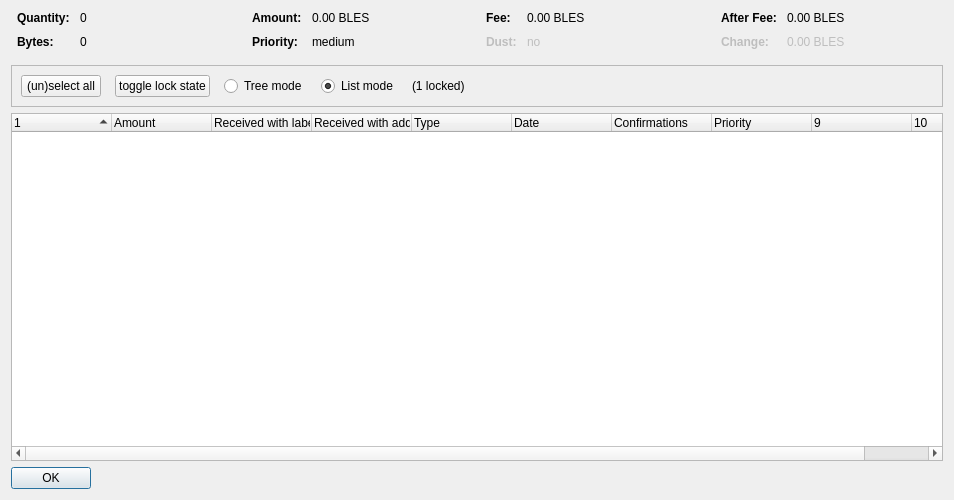
<?xml version="1.0" encoding="UTF-8"?>
<ui version="4.0">
 <class>CoinControlDialog</class>
 <widget class="QDialog" name="CoinControlDialog">
  <property name="geometry">
   <rect>
    <x>0</x>
    <y>0</y>
    <width>954</width>
    <height>500</height>
   </rect>
  </property>
  <property name="windowTitle">
   <string>Coin Selection</string>
  </property>
  <layout class="QVBoxLayout" name="verticalLayout">
   <item>
    <layout class="QHBoxLayout" name="horizontalLayoutTop" stretch="0,0,0,0">
     <property name="topMargin">
      <number>0</number>
     </property>
     <property name="bottomMargin">
      <number>10</number>
     </property>
     <item>
      <layout class="QFormLayout" name="formLayoutCoinControl1">
       <property name="horizontalSpacing">
        <number>10</number>
       </property>
       <property name="verticalSpacing">
        <number>10</number>
       </property>
       <property name="leftMargin">
        <number>6</number>
       </property>
       <property name="rightMargin">
        <number>6</number>
       </property>
       <item row="0" column="0">
        <widget class="QLabel" name="labelCoinControlQuantityText">
         <property name="font">
          <font>
           <weight>75</weight>
           <bold>true</bold>
          </font>
         </property>
         <property name="text">
          <string>Quantity:</string>
         </property>
        </widget>
       </item>
       <item row="0" column="1">
        <widget class="QLabel" name="labelCoinControlQuantity">
         <property name="cursor">
          <cursorShape>IBeamCursor</cursorShape>
         </property>
         <property name="contextMenuPolicy">
          <enum>Qt::ActionsContextMenu</enum>
         </property>
         <property name="text">
          <string notr="true">0</string>
         </property>
         <property name="textInteractionFlags">
          <set>Qt::LinksAccessibleByMouse|Qt::TextSelectableByKeyboard|Qt::TextSelectableByMouse</set>
         </property>
        </widget>
       </item>
       <item row="1" column="0">
        <widget class="QLabel" name="labelCoinControlBytesText">
         <property name="font">
          <font>
           <weight>75</weight>
           <bold>true</bold>
          </font>
         </property>
         <property name="text">
          <string>Bytes:</string>
         </property>
        </widget>
       </item>
       <item row="1" column="1">
        <widget class="QLabel" name="labelCoinControlBytes">
         <property name="cursor">
          <cursorShape>IBeamCursor</cursorShape>
         </property>
         <property name="contextMenuPolicy">
          <enum>Qt::ActionsContextMenu</enum>
         </property>
         <property name="text">
          <string notr="true">0</string>
         </property>
         <property name="textInteractionFlags">
          <set>Qt::LinksAccessibleByMouse|Qt::TextSelectableByKeyboard|Qt::TextSelectableByMouse</set>
         </property>
        </widget>
       </item>
      </layout>
     </item>
     <item>
      <layout class="QFormLayout" name="formLayoutCoinControl2">
       <property name="horizontalSpacing">
        <number>10</number>
       </property>
       <property name="verticalSpacing">
        <number>10</number>
       </property>
       <property name="leftMargin">
        <number>6</number>
       </property>
       <property name="rightMargin">
        <number>6</number>
       </property>
       <item row="0" column="0">
        <widget class="QLabel" name="labelCoinControlAmountText">
         <property name="font">
          <font>
           <weight>75</weight>
           <bold>true</bold>
          </font>
         </property>
         <property name="text">
          <string>Amount:</string>
         </property>
        </widget>
       </item>
       <item row="0" column="1">
        <widget class="QLabel" name="labelCoinControlAmount">
         <property name="cursor">
          <cursorShape>IBeamCursor</cursorShape>
         </property>
         <property name="contextMenuPolicy">
          <enum>Qt::ActionsContextMenu</enum>
         </property>
         <property name="text">
          <string notr="true">0.00 BLES</string>
         </property>
         <property name="textInteractionFlags">
          <set>Qt::LinksAccessibleByMouse|Qt::TextSelectableByKeyboard|Qt::TextSelectableByMouse</set>
         </property>
        </widget>
       </item>
       <item row="1" column="0">
        <widget class="QLabel" name="labelCoinControlPriorityText">
         <property name="font">
          <font>
           <weight>75</weight>
           <bold>true</bold>
          </font>
         </property>
         <property name="text">
          <string>Priority:</string>
         </property>
        </widget>
       </item>
       <item row="1" column="1">
        <widget class="QLabel" name="labelCoinControlPriority">
         <property name="cursor">
          <cursorShape>IBeamCursor</cursorShape>
         </property>
         <property name="contextMenuPolicy">
          <enum>Qt::ActionsContextMenu</enum>
         </property>
         <property name="text">
          <string>medium</string>
         </property>
         <property name="textInteractionFlags">
          <set>Qt::LinksAccessibleByMouse|Qt::TextSelectableByKeyboard|Qt::TextSelectableByMouse</set>
         </property>
        </widget>
       </item>
      </layout>
     </item>
     <item>
      <layout class="QFormLayout" name="formLayoutCoinControl3">
       <property name="horizontalSpacing">
        <number>10</number>
       </property>
       <property name="verticalSpacing">
        <number>10</number>
       </property>
       <property name="leftMargin">
        <number>6</number>
       </property>
       <property name="rightMargin">
        <number>6</number>
       </property>
       <item row="0" column="0">
        <widget class="QLabel" name="labelCoinControlFeeText">
         <property name="font">
          <font>
           <weight>75</weight>
           <bold>true</bold>
          </font>
         </property>
         <property name="text">
          <string>Fee:</string>
         </property>
        </widget>
       </item>
       <item row="0" column="1">
        <widget class="QLabel" name="labelCoinControlFee">
         <property name="cursor">
          <cursorShape>IBeamCursor</cursorShape>
         </property>
         <property name="contextMenuPolicy">
          <enum>Qt::ActionsContextMenu</enum>
         </property>
         <property name="text">
          <string notr="true">0.00 BLES</string>
         </property>
         <property name="textInteractionFlags">
          <set>Qt::LinksAccessibleByMouse|Qt::TextSelectableByKeyboard|Qt::TextSelectableByMouse</set>
         </property>
        </widget>
       </item>
       <item row="1" column="0">
        <widget class="QLabel" name="labelCoinControlLowOutputText">
         <property name="enabled">
          <bool>false</bool>
         </property>
         <property name="font">
          <font>
           <weight>75</weight>
           <bold>true</bold>
          </font>
         </property>
         <property name="text">
          <string>Dust:</string>
         </property>
        </widget>
       </item>
       <item row="1" column="1">
        <widget class="QLabel" name="labelCoinControlLowOutput">
         <property name="enabled">
          <bool>false</bool>
         </property>
         <property name="cursor">
          <cursorShape>IBeamCursor</cursorShape>
         </property>
         <property name="contextMenuPolicy">
          <enum>Qt::ActionsContextMenu</enum>
         </property>
         <property name="text">
          <string>no</string>
         </property>
         <property name="textInteractionFlags">
          <set>Qt::LinksAccessibleByMouse|Qt::TextSelectableByKeyboard|Qt::TextSelectableByMouse</set>
         </property>
        </widget>
       </item>
      </layout>
     </item>
     <item>
      <layout class="QFormLayout" name="formLayoutCoinControl4">
       <property name="horizontalSpacing">
        <number>10</number>
       </property>
       <property name="verticalSpacing">
        <number>10</number>
       </property>
       <property name="leftMargin">
        <number>6</number>
       </property>
       <property name="rightMargin">
        <number>6</number>
       </property>
       <item row="0" column="0">
        <widget class="QLabel" name="labelCoinControlAfterFeeText">
         <property name="font">
          <font>
           <weight>75</weight>
           <bold>true</bold>
          </font>
         </property>
         <property name="text">
          <string>After Fee:</string>
         </property>
        </widget>
       </item>
       <item row="0" column="1">
        <widget class="QLabel" name="labelCoinControlAfterFee">
         <property name="cursor">
          <cursorShape>IBeamCursor</cursorShape>
         </property>
         <property name="contextMenuPolicy">
          <enum>Qt::ActionsContextMenu</enum>
         </property>
         <property name="text">
          <string notr="true">0.00 BLES</string>
         </property>
         <property name="textInteractionFlags">
          <set>Qt::LinksAccessibleByMouse|Qt::TextSelectableByKeyboard|Qt::TextSelectableByMouse</set>
         </property>
        </widget>
       </item>
       <item row="1" column="0">
        <widget class="QLabel" name="labelCoinControlChangeText">
         <property name="enabled">
          <bool>false</bool>
         </property>
         <property name="font">
          <font>
           <weight>75</weight>
           <bold>true</bold>
          </font>
         </property>
         <property name="text">
          <string>Change:</string>
         </property>
        </widget>
       </item>
       <item row="1" column="1">
        <widget class="QLabel" name="labelCoinControlChange">
         <property name="enabled">
          <bool>false</bool>
         </property>
         <property name="cursor">
          <cursorShape>IBeamCursor</cursorShape>
         </property>
         <property name="contextMenuPolicy">
          <enum>Qt::ActionsContextMenu</enum>
         </property>
         <property name="text">
          <string notr="true">0.00 BLES</string>
         </property>
         <property name="textInteractionFlags">
          <set>Qt::LinksAccessibleByMouse|Qt::TextSelectableByKeyboard|Qt::TextSelectableByMouse</set>
         </property>
        </widget>
       </item>
      </layout>
     </item>
    </layout>
   </item>
   <item>
    <widget class="QFrame" name="frame">
     <property name="minimumSize">
      <size>
       <width>0</width>
       <height>40</height>
      </size>
     </property>
     <property name="frameShape">
      <enum>QFrame::StyledPanel</enum>
     </property>
     <property name="frameShadow">
      <enum>QFrame::Sunken</enum>
     </property>
     <layout class="QHBoxLayout" name="horizontalLayout">
      <item>
       <layout class="QHBoxLayout" name="horizontalLayoutPanel" stretch="0,0,0,0,0,0">
        <property name="spacing">
         <number>14</number>
        </property>
        <item>
         <widget class="QPushButton" name="pushButtonSelectAll">
          <property name="sizePolicy">
           <sizepolicy hsizetype="Maximum" vsizetype="Fixed">
            <horstretch>0</horstretch>
            <verstretch>0</verstretch>
           </sizepolicy>
          </property>
          <property name="text">
           <string>(un)select all</string>
          </property>
          <property name="autoDefault">
           <bool>false</bool>
          </property>
         </widget>
        </item>
        <item>
         <widget class="QPushButton" name="pushButtonToggleLock">
          <property name="sizePolicy">
           <sizepolicy hsizetype="Maximum" vsizetype="Fixed">
            <horstretch>0</horstretch>
            <verstretch>0</verstretch>
           </sizepolicy>
          </property>
          <property name="text">
           <string>toggle lock state</string>
          </property>
          <property name="autoDefault">
           <bool>false</bool>
          </property>
         </widget>
        </item>
        <item>
         <widget class="QRadioButton" name="radioTreeMode">
          <property name="sizePolicy">
           <sizepolicy hsizetype="Maximum" vsizetype="Fixed">
            <horstretch>0</horstretch>
            <verstretch>0</verstretch>
           </sizepolicy>
          </property>
          <property name="text">
           <string>Tree mode</string>
          </property>
         </widget>
        </item>
        <item>
         <widget class="QRadioButton" name="radioListMode">
          <property name="sizePolicy">
           <sizepolicy hsizetype="Maximum" vsizetype="Fixed">
            <horstretch>0</horstretch>
            <verstretch>0</verstretch>
           </sizepolicy>
          </property>
          <property name="text">
           <string>List mode</string>
          </property>
          <property name="checked">
           <bool>true</bool>
          </property>
         </widget>
        </item>
        <item>
         <widget class="QLabel" name="labelLocked">
          <property name="text">
           <string>(1 locked)</string>
          </property>
         </widget>
        </item>
        <item>
         <spacer name="horizontalSpacer">
          <property name="orientation">
           <enum>Qt::Horizontal</enum>
          </property>
          <property name="sizeHint" stdset="0">
           <size>
            <width>40</width>
            <height>20</height>
           </size>
          </property>
         </spacer>
        </item>
       </layout>
      </item>
     </layout>
    </widget>
   </item>
   <item>
    <widget class="CoinControlTreeWidget" name="treeWidget">
     <property name="contextMenuPolicy">
      <enum>Qt::CustomContextMenu</enum>
     </property>
     <property name="sortingEnabled">
      <bool>false</bool>
     </property>
     <property name="columnCount">
      <number>10</number>
     </property>
     <attribute name="headerShowSortIndicator" stdset="0">
      <bool>true</bool>
     </attribute>
     <attribute name="headerStretchLastSection">
      <bool>false</bool>
     </attribute>
     <column>
      <property name="text">
       <string/>
      </property>
     </column>
     <column>
      <property name="text">
       <string>Amount</string>
      </property>
     </column>
     <column>
      <property name="text">
       <string>Received with label</string>
      </property>
     </column>
     <column>
      <property name="text">
       <string>Received with address</string>
      </property>
     </column>
     <column>
      <property name="text">
       <string>Type</string>
      </property>
     </column>
     <column>
      <property name="text">
       <string>Date</string>
      </property>
     </column>
     <column>
      <property name="text">
       <string>Confirmations</string>
      </property>
      <property name="toolTip">
       <string>Confirmed</string>
      </property>
     </column>
     <column>
      <property name="text">
       <string>Priority</string>
      </property>
     </column>
     <column>
      <property name="text">
       <string/>
      </property>
     </column>
     <column>
      <property name="text">
       <string/>
      </property>
     </column>
    </widget>
   </item>
   <item>
    <widget class="QDialogButtonBox" name="buttonBox">
     <property name="sizePolicy">
      <sizepolicy hsizetype="Maximum" vsizetype="Fixed">
       <horstretch>0</horstretch>
       <verstretch>0</verstretch>
      </sizepolicy>
     </property>
     <property name="orientation">
      <enum>Qt::Horizontal</enum>
     </property>
     <property name="standardButtons">
      <set>QDialogButtonBox::Ok</set>
     </property>
    </widget>
   </item>
  </layout>
 </widget>
 <customwidgets>
  <customwidget>
   <class>CoinControlTreeWidget</class>
   <extends>QTreeWidget</extends>
   <header>coincontroltreewidget.h</header>
  </customwidget>
 </customwidgets>
 <resources/>
 <connections/>
</ui>
